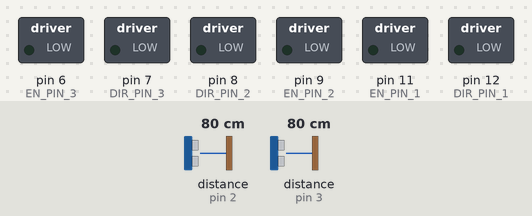
Bench run of a sketch on a simulated Arduino Uno, built with avr-gcc and run on an emulated ATmega328P. On the bench: switched loads named in the sketch (green lamp = pin HIGH). Wiring (inferred from the names in the program): 2 × ultrasonic range finder: trigger pin 4, echo pin 3 / trigger pin 5, echo pin 2. The inputs (shaded band) are chosen by the test bench; at power-on: distance to the obstacle (sensors on pin 2, pin 3) 80 cm. The echo pulse lasts 58.3 µs per cm; pins used as bus, display or sensor lines are not drawn.

Above: at 0.1 s.
At 4.6 s:
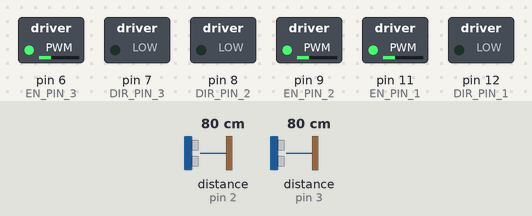
At 11.2 s:
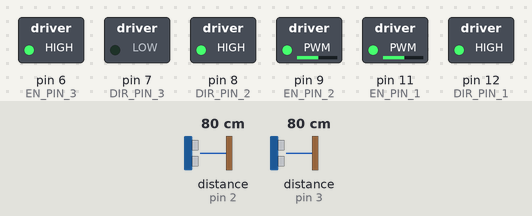
At 18.2 s:
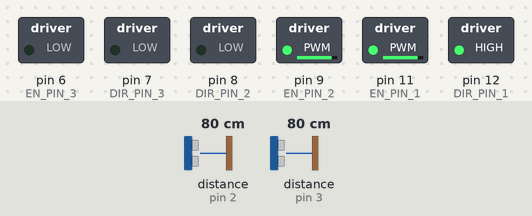
At 29.0 s:
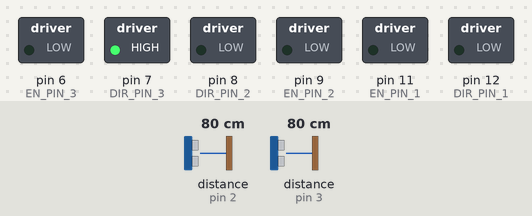
At 35.7 s:
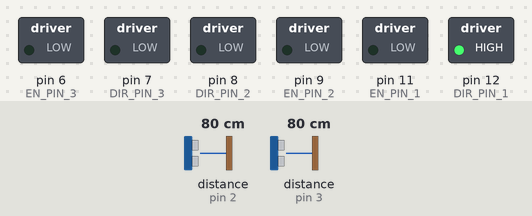
Timing chart, 0 to 37.2 s (numbered marks = the images above):
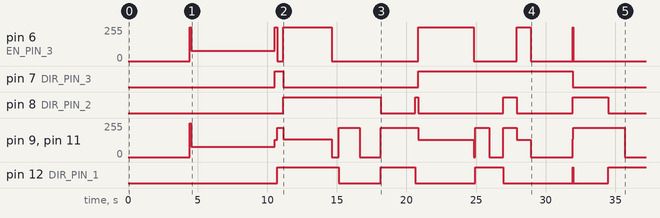

The sketch:

FinalCompetitionCode.ino
```cpp
#define SERVO_PIN1    10  // Igniter presser servo pin
#define SERVO_PIN2    13  // Ingredient gate servo pin

#define ECHO_PIN_1    2   // Echo pin for first HC-SR04
#define TRIG_PIN_1    5   // Trigger pin for first HC-SR04

#define ECHO_PIN_2    3   // Echo pin for second HC-SR04
#define TRIG_PIN_2    4   // Trigger pin for second HC-SR04

#define DIR_PIN_1     12  // Motor 1 direction pin
#define EN_PIN_1      11  // Motor 1 enable pin

#define DIR_PIN_2     8   // Motor 2 direction pin
#define EN_PIN_2      9   // Motor 2 enable pin

#define DIR_PIN_3     7   // Motor 3 direction pin
#define EN_PIN_3      6   // Motor 3 enable pin


volatile long startTime_1 = 0;   // Stores when echo starts for sensor 1
volatile long duration_1 = 0;    // Stores pulse duration for sensor 1
volatile float distance_1 = 0;   // Stores calculated distance for sensor 1

volatile long startTime_2 = 0;   // Stores when echo starts for sensor 2
volatile long duration_2 = 0;    // Stores pulse duration for sensor 2
volatile float distance_2 = 0;   // Stores calculated distance for sensor 2

unsigned long lastTriggerTime_1 = 0;  // For controlling the trigger pulse for sensor 1
unsigned long lastTriggerTime_2 = 0;  // For controlling the trigger pulse for sensor 2
unsigned long triggerDuration = 10;   // Pulse duration in microseconds (10µs)

volatile float min_distance = 1000.0;   // Initialize minimum distance measured by ultrasonic sensors
volatile float total_distance = 0.0;    // Initialize combined distance measured by ultrasonic sensors

float speed = 1;    // Motor speed (ranges from 0 to 1)

void echoReceived_1();
void echoReceived_2();

void setup() {
    Serial.begin(9600);
    // ---------- //
    // True Setup //
    // ---------- //

    // Assign motor pins and set to low
    pinMode(DIR_PIN_1, OUTPUT);
    pinMode(EN_PIN_1, OUTPUT);
    digitalWrite(DIR_PIN_1, LOW);
    digitalWrite(EN_PIN_1, LOW);

    pinMode(DIR_PIN_2, OUTPUT);
    pinMode(EN_PIN_2, OUTPUT);
    digitalWrite(DIR_PIN_2, LOW);
    digitalWrite(EN_PIN_2, LOW);

    pinMode(DIR_PIN_3, OUTPUT);
    pinMode(EN_PIN_3, OUTPUT);
    digitalWrite(DIR_PIN_3, LOW);
    digitalWrite(EN_PIN_3, LOW);

    // Assign ultrasonic sensor pins
    pinMode(TRIG_PIN_1, OUTPUT);
    pinMode(ECHO_PIN_1, INPUT);
    pinMode(TRIG_PIN_2, OUTPUT);
    pinMode(ECHO_PIN_2, INPUT);

    // Attach interrupts for both ultrasonic sensors
    attachInterrupt(digitalPinToInterrupt(ECHO_PIN_1), echoReceived_1, CHANGE); // Interrupt for echo signal of sensor 1
    attachInterrupt(digitalPinToInterrupt(ECHO_PIN_2), echoReceived_2, CHANGE); // Interrupt for echo signal of sensor 2

    // ------------------- //
    // Hard Code Movements //
    // ------------------- //

    // Set both servos to intial angle
    moveServo1(0);
    moveServo2(0);
    delay(200);
    // Competition starting flag
    moveServo1(250);
    delay(200);
    moveServo1(0);

    unsigned long startMillis = millis();

    // Start wheels at max speed to overcome any friction
    while ( (millis() - startMillis) < 100) {
      digitalWrite(DIR_PIN_1, LOW);
      analogWrite(EN_PIN_1, 255);

      digitalWrite(DIR_PIN_2, LOW);
      analogWrite(EN_PIN_2, 255);

      digitalWrite(DIR_PIN_3, LOW);
      analogWrite(EN_PIN_3, 255);
    }

    startMillis = millis();

    // Record combined distance measured by ultrasonics
    while ( (millis() - startMillis) < 6000) {
      measureTurn();
    }

    // Continue turning until measured distance is within minimum distance threshold
    while (total_distance > (min_distance + 5)) {
      compareTurn();
    }

    startMillis = millis();

    // Start aligned with left wall
    while ( (millis() - startMillis) < 200) {
      moveLeft();
    }

    startMillis = millis();

    // Move forward to pass barrier between start and pantry
    while ( (millis() - startMillis) < 400) {
      moveForward();
    }

    startMillis = millis();

    // Move right until reach other side of track
    while ( (millis() - startMillis) < 3500) {
      moveRight();
    }

    startMillis = millis();

    // Stop wheels to prepare to revers
    while ( (millis() - startMillis) < 500) {
      makeStop();
    }

    startMillis = millis();

    // Reverse into pantry
    while ( (millis() - startMillis) < 1500) {
      moveBack();
    }

    startMillis = millis();

    // Stop in pantry while loading ingredients
    while ( (millis() - startMillis) < 1500) {
      makeStop();
    }

    startMillis = millis();

    // Move forward until we hit the customer window
    while ( (millis() - startMillis) < 2500) {
      moveForward();
    }

    startMillis = millis();

    // Move back from the wall
    while ( (millis() - startMillis) < 200) {
      moveBack();
    }

    startMillis = millis();

    // Move left until pot is moved to burner
    while ( (millis() - startMillis) < 4000) {
      moveLeft();
    }

    startMillis = millis();

    // Stop pushing pot
    while ( (millis() - startMillis) < 100) {
      makeStop();
    }

    startMillis = millis();

    // Move forward to correct orientation
    while ( (millis() - startMillis) < 1000) {
      moveForward();
    }

    startMillis = millis();

    // Stop to prepare to reverse
    while ( (millis() - startMillis) < 1000) {
      makeStop();
    }

    startMillis = millis();

    // Move back to align with igniter block
    while ( (millis() - startMillis) < 1000) {
      moveBack();
    }

    startMillis = millis();

    // Move beside igniter block
    while ( (millis() - startMillis) < 1000) {
      moveLeft();
    }

    // Stop while hitting igniter block
    makeStop();
    delay(1000);

    // Move servo arm to hit block
    moveServo1(250);
    delay(1000);

    startMillis = millis();

    // Move right to clear pot arm
    while ( (millis() - startMillis) < 25) {
      moveRight();
    }

    startMillis = millis();

    // Reverse to align with back wall
    while ( (millis() - startMillis) < 1500) {
      moveBack();
    }

    // Move servo arm back to inital position
    moveServo1(0);

    startMillis = millis();

    // Move bot in front of the pot
    while ( (millis() - startMillis) < 1200) {
      moveForward();
    }

    // Stop to load ingredients
    makeStop();

    // Raise and lower servo arm to drop ingredients in pot
    delay(500);
    moveServo2(200);
    delay(1500);
    moveServo2(0);
    delay(1000);

    startMillis = millis();

    // Move back from pot until aligned with igniter block
    while ( (millis() - startMillis) < 500) {
      moveBack();
    }

    startMillis = millis();

    // Move next to igniter block
    while ( (millis() - startMillis) < 500) {
      moveLeft();
    }

    // Stop while turning off burner
    makeStop();

    // Move servo arm to turn off burner
    delay(1000);
    moveServo1(100);
    delay(250);
    moveServo1(0);


    startMillis = millis();

    // Move right to clear pot arm
    while ( (millis() - startMillis) < 50) {
      moveRight();
    }

    startMillis = millis();

    // Reverse to align with back wall
    while ( (millis() - startMillis) < 1500) {
      moveBack();
    }

    startMillis = millis();

    // Move forward to get inside pot arms
    while ( (millis() - startMillis) < 1500) {
      moveForward();
    }
    makeStop();

    startMillis = millis();

    // Back up from pot wall
    while ( (millis() - startMillis) < 100) {
      moveBack();
    }

    startMillis = millis();

    // Move right until pot is over customer window
    while ( (millis() - startMillis) < 7000) {
      digitalWrite(DIR_PIN_1, HIGH);
      analogWrite(EN_PIN_1, 130*speed);

      digitalWrite(DIR_PIN_2, HIGH);
      analogWrite(EN_PIN_2, 130*speed);

      digitalWrite(DIR_PIN_3, LOW);
      analogWrite(EN_PIN_3, 255*speed);
    }

    // Stop moving once ingredients delivered
    makeStop();

    // End of competition flag
    delay(1000);
    moveServo2(200);
    delay(250);
    moveServo2(0);
    delay(1000);
}

void loop() {
  // Everything handled in setup
}

// Rotates bot and compares combined distance measured by ultrasonic sensors
// to the minimum distance. If the recorded distance is less than the minimum
// distance, the minimum distance is updated to that value.
void measureTurn() {
    // Rotate bot
    digitalWrite(DIR_PIN_1, LOW);
    analogWrite(EN_PIN_1, 255*0.3);

    digitalWrite(DIR_PIN_2, LOW);
    analogWrite(EN_PIN_2, 255*0.3);

    digitalWrite(DIR_PIN_3, LOW);
    analogWrite(EN_PIN_3, 255*0.3);

    unsigned long currentMillis = millis();

    // Trigger sensor 1 every 100ms (10Hz)
    if (currentMillis - lastTriggerTime_1 >= 100) {
        startTrigger_1();
        lastTriggerTime_1 = currentMillis;
    }

    // Trigger sensor 2 every 100ms (10Hz)
    if (currentMillis - lastTriggerTime_2 >= 100) {
        startTrigger_2();
        lastTriggerTime_2 = currentMillis;
    }

    total_distance = distance_1 + distance_2;

    // Update minimum distance
    if ((total_distance < min_distance) && total_distance > 0.5) {
      min_distance = total_distance;
    }
}

// Rotates bot and updates total distance variable based on current
// total distance measured
void compareTurn() {
    // Rotate robot
    digitalWrite(DIR_PIN_1, LOW);
    analogWrite(EN_PIN_1, 255*0.3);

    digitalWrite(DIR_PIN_2, LOW);
    analogWrite(EN_PIN_2, 255*0.3);

    digitalWrite(DIR_PIN_3, LOW);
    analogWrite(EN_PIN_3, 255*0.3);

    unsigned long currentMillis = millis();

    // Trigger sensor 1 every 100ms (10Hz)
    if (currentMillis - lastTriggerTime_1 >= 100) {
        startTrigger_1();
        lastTriggerTime_1 = currentMillis;
    }

    // Trigger sensor 2 every 100ms (10Hz)
    if (currentMillis - lastTriggerTime_2 >= 100) {
        startTrigger_2();
        lastTriggerTime_2 = currentMillis;
    }

    total_distance = distance_1 + distance_2;
}

// Stop robot
void makeStop() {
  analogWrite(EN_PIN_1, 0);
  analogWrite(EN_PIN_2, 0);
  analogWrite(EN_PIN_3, 0);
}

// Move robot forward
void moveForward() {
  digitalWrite(DIR_PIN_1, HIGH);
  analogWrite(EN_PIN_1, 221*speed);

  digitalWrite(DIR_PIN_2, LOW);
  analogWrite(EN_PIN_2, 221*speed);

  analogWrite(EN_PIN_3, 0);
}

// Move robot right
void moveRight() {
  digitalWrite(DIR_PIN_1, HIGH);
  analogWrite(EN_PIN_1, 135*speed);

  digitalWrite(DIR_PIN_2, HIGH);
  analogWrite(EN_PIN_2, 135*speed);

  digitalWrite(DIR_PIN_3, LOW);
  analogWrite(EN_PIN_3, 255*speed);
}

// Move robot left
void moveLeft() {
  digitalWrite(DIR_PIN_1, LOW);
  analogWrite(EN_PIN_1, 130*speed);

  digitalWrite(DIR_PIN_2, LOW);
  analogWrite(EN_PIN_2, 130*speed);

  digitalWrite(DIR_PIN_3, HIGH);
  analogWrite(EN_PIN_3, 255*speed);
}

// Move robot in reverse
void moveBack() {
  digitalWrite(DIR_PIN_1, LOW);
  analogWrite(EN_PIN_1, 221*speed);

  digitalWrite(DIR_PIN_2, HIGH);
  analogWrite(EN_PIN_2, 221*speed);

  analogWrite(EN_PIN_3, 0);
}

// Start ultrasonic sensor 1 trigger
void startTrigger_1() {
    unsigned long currentMicros = micros();

    // Trigger pulse for sensor 1
    if (currentMicros - lastTriggerTime_1 >= triggerDuration) {
        digitalWrite(TRIG_PIN_1, HIGH);  // Start pulse at TRIG_PIN_1 (LOW -> HIGH)
        lastTriggerTime_1 = currentMicros; // Update the last trigger time

        // After 10µs, set the TRIG_PIN_1 to LOW
        digitalWrite(TRIG_PIN_1, LOW);
    }
}

// Start ultrasonic sensor 2 trigger
void startTrigger_2() {
    unsigned long currentMicros = micros();

    // Trigger pulse for sensor 2
    if (currentMicros - lastTriggerTime_2 >= triggerDuration) {
        digitalWrite(TRIG_PIN_2, HIGH);  // Start pulse at TRIG_PIN_2 (LOW -> HIGH)
        lastTriggerTime_2 = currentMicros; // Update the last trigger time

        // After 10µs, set the TRIG_PIN_2 to LOW
        digitalWrite(TRIG_PIN_2, LOW);
    }
}

// Receive ultrasonic sensor 1 echo
void echoReceived_1() {
    if (digitalRead(ECHO_PIN_1) == HIGH) {
        startTime_1 = micros(); // Record the time when the echo starts for sensor 1
    } else {
        duration_1 = micros() - startTime_1; // Measure the time when the echo ends for sensor 1
        distance_1 = duration_1 * 0.0343 / 2; // Convert to centimeters for sensor 1
    }
}

// Receive ultrasonic sensor 2 echo
void echoReceived_2() {
    if (digitalRead(ECHO_PIN_2) == HIGH) {
        startTime_2 = micros(); // Record the time when the echo starts for sensor 2
    } else {
        duration_2 = micros() - startTime_2; // Measure the time when the echo ends for sensor 2
        distance_2 = duration_2 * 0.0343 / 2; // Convert to centimeters for sensor 2
    }
}

// Move servo arm 1 to specified angle without using Timer1 or Servo.h
void moveServo1(int angle) {
    int pulseWidth = map(angle, 0, 180, 1000, 2000); // Convert angle to pulse width in microseconds

    unsigned long startTime = millis(); // Track the current time
    while (millis() - startTime < 1000) { // Keep sending pulses for 1 second
        digitalWrite(SERVO_PIN1, HIGH);
        delayMicroseconds(pulseWidth); // Keep high for the pulse duration
        digitalWrite(SERVO_PIN1, LOW);
        delay(20); // Maintain a 50Hz refresh rate (20ms delay per pulse)
    }
}

// Move servo arm 2 to specified angle without using Timer1 or Servo.h
void moveServo2(int angle) {
    int pulseWidth = map(angle, 0, 180, 1000, 2000); // Convert angle to pulse width in microseconds

    unsigned long startTime = millis(); // Track the current time
    while (millis() - startTime < 1000) { // Keep sending pulses for 1 second
        digitalWrite(SERVO_PIN2, HIGH);
        delayMicroseconds(pulseWidth); // Keep high for the pulse duration
        digitalWrite(SERVO_PIN2, LOW);
        delay(20); // Maintain a 50Hz refresh rate (20ms delay per pulse)
    }
}
```

Measured:
- by itself, pin 7 (DIR_PIN_3): LOW → HIGH at 10.5 s, → LOW 0.60 s later, → HIGH 9.7 s later, → LOW 11.1 s later
- by itself, pin 8 (DIR_PIN_2): LOW → HIGH at 11.1 s, → LOW 7.0 s later, → HIGH 2.5 s later, → LOW 0.20 s later, … (8 changes in this stretch)
- by itself, pin 12 (DIR_PIN_1): LOW → HIGH at 10.7 s, → LOW 4.4 s later, → HIGH 3.0 s later, → LOW 2.5 s later, … (9 changes in this stretch)
- by itself, pin 6 (EN_PIN_3): 0/255 → 255/255 at 4.4 s, → 76/255 0.10 s later, → 255/255 6.0 s later, → 0/255 0.20 s later, … (12 changes in this stretch)
- by itself, pin 9 (EN_PIN_2), pin 11 (EN_PIN_1): 0/255 → 255/255 at 4.4 s, → 76/255 0.10 s later, → 130/255 6.0 s later, → 221/255 0.20 s later, … (19 changes in this stretch)
